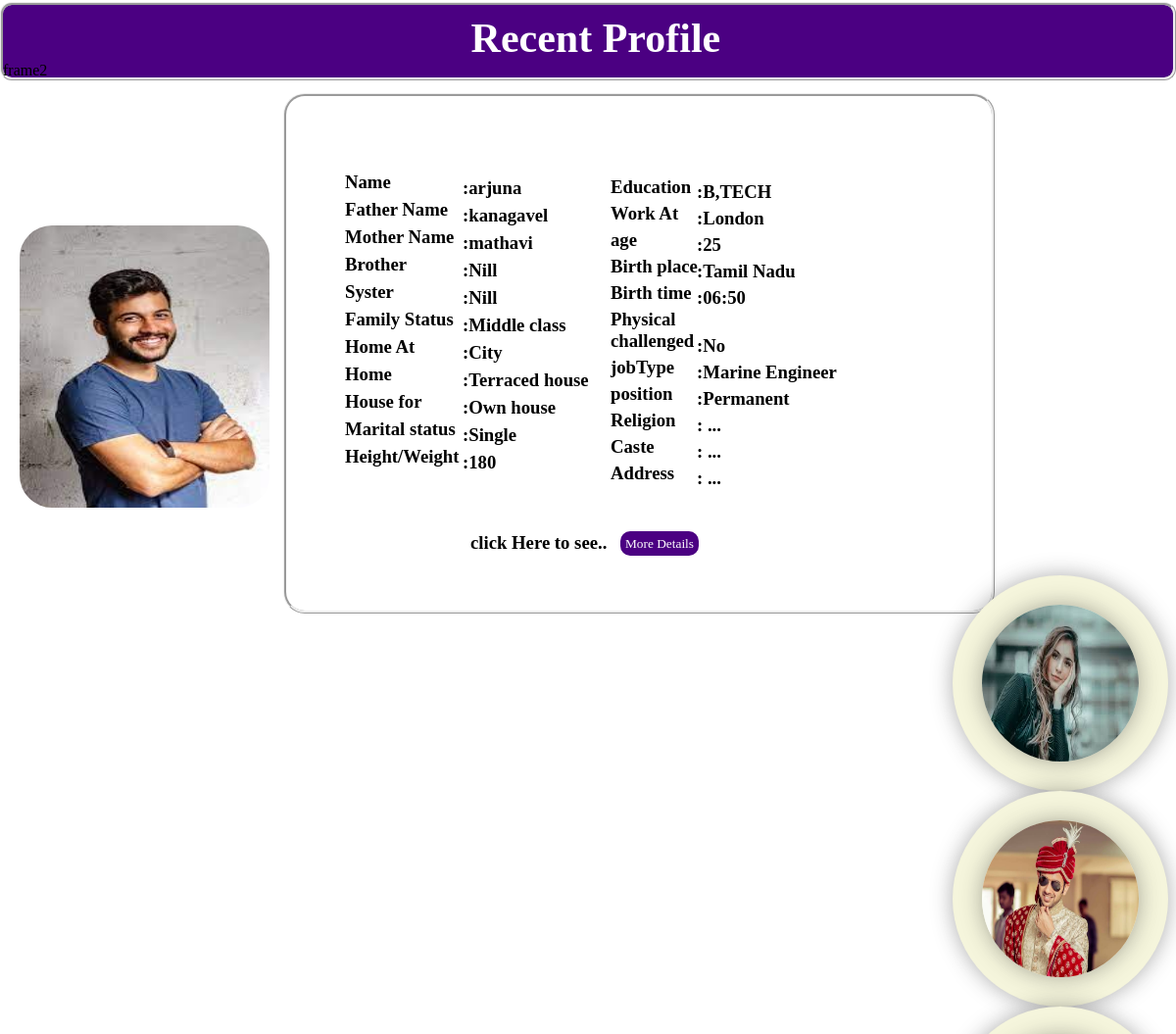
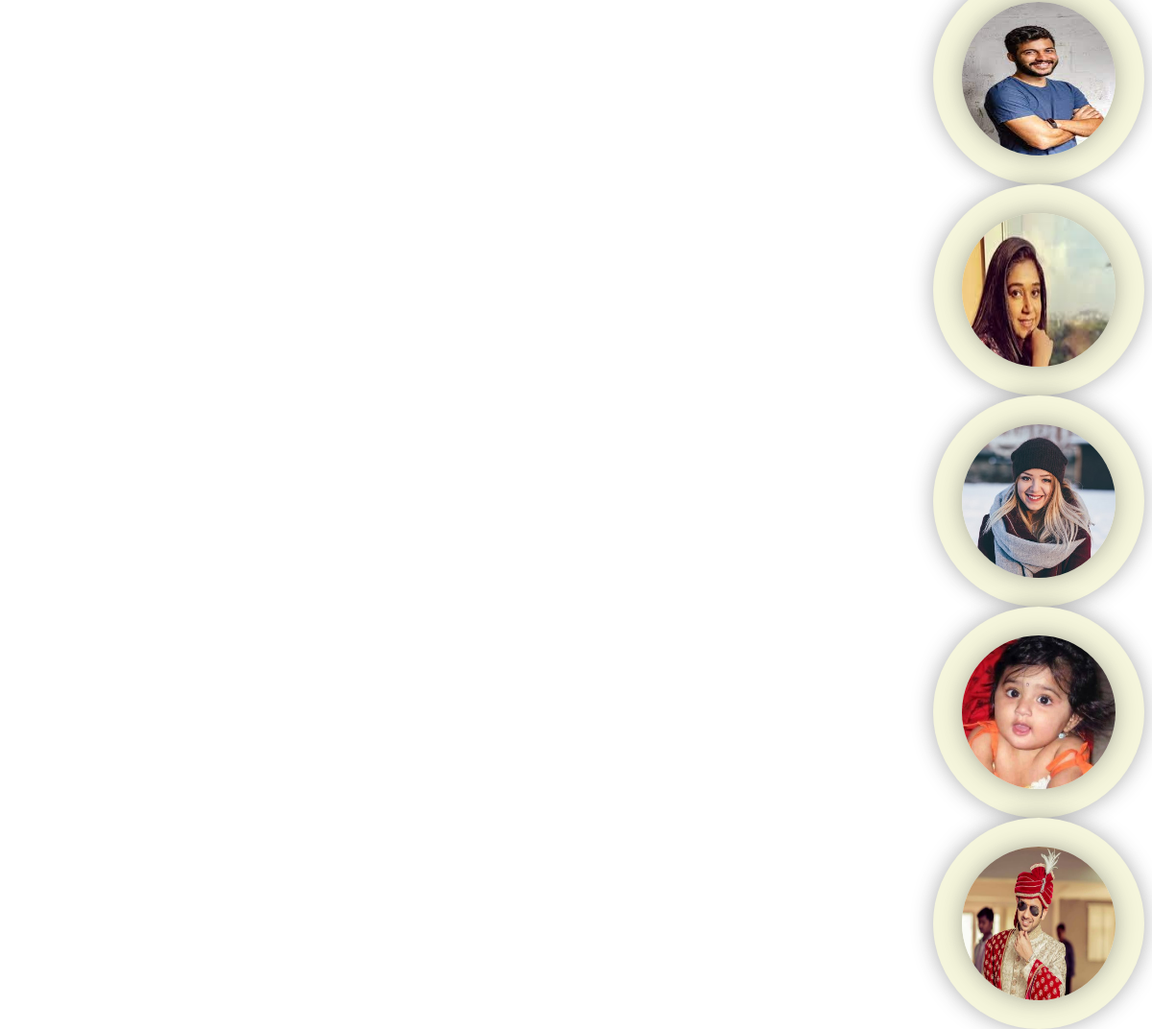
The app's page /frame2.php?id=154 with its own data (2 pictures, top to bottom).
### tables this page shows
CREATE TABLE `services` (
  `id` int(11) NOT NULL,
  `name` varchar(100) NOT NULL,
  `fathername` varchar(100) NOT NULL,
  `mothername` varchar(100) NOT NULL,
  `Brothers` varchar(100) NOT NULL,
  `Systers` varchar(100) NOT NULL,
  `Fstatus` varchar(100) NOT NULL,
  `Homeat` varchar(100) NOT NULL,
  `Home` varchar(100) NOT NULL,
  `HouseOwner` varchar(100) NOT NULL,
  `Marital` varchar(100) NOT NULL,
  `Physical_challenged` varchar(100) NOT NULL,
  `height` bigint(100) NOT NULL,
  `age` varchar(100) NOT NULL,
  `Bdate` varchar(100) NOT NULL,
  `Btime` varchar(100) NOT NULL,
  `Bplace` varchar(100) NOT NULL,
  `zodic` varchar(100) NOT NULL,
  `star` varchar(100) NOT NULL,
  `diagonal` varchar(100) NOT NULL,
  `yogam` varchar(100) NOT NULL,
  `Dosh` varchar(100) NOT NULL,
  `education` varchar(100) NOT NULL,
  `workLocation` varchar(100) NOT NULL,
  `livingPlace` varchar(100) NOT NULL,
  `annualIncome` varchar(100) NOT NULL,
  `jobType` varchar(100) NOT NULL,
  `position` varchar(100) NOT NULL,
  `img` varchar(250) NOT NULL,
  `cast` varchar(100) NOT NULL,
  `religion` varchar(100) NOT NULL,
  `address` varchar(500) NOT NULL
);

### frame2.php (the view, shortened to what this page needs)
<html>
  <head>
  </head>
  <link rel="stylesheet"  href="frame2.css">
  <body>
      <div id="ones" >
        <h2>Recent Profile</h2>
       frame2
      <?php
      $id =$_GET['id'];
      $servername = "localhost";
      $username = "root";
      $password = "";
      $database = "old";
      $conn = mysqli_connect($servername,$username,$password,$database);
     $sql = "SELECT * FROM `services` WHERE id=$id";
     $result = mysqli_query($conn, $sql);
     $row = mysqli_fetch_assoc($result);
     $name = $row['name'];
     $fathername = $row['fathername'];
     $mothername = $row['mothername'];
     $Brothers = $row['Brothers'];
     $Systers = $row['Systers'];
     $Fstatus = $row['Fstatus'];
     $Homeat = $row['Homeat'];
     $Home =$row['Home'];
     $HouseOwner = $row['HouseOwner'];
     $Marital = $row['Marital'];
     $Physical_challenged = $row['Physical_challenged'];
     $height = $row['height'];
     $age = $row['age'];
     $education = $row['education'];
     $Bplace = $row['Bplace'];
     $Btime = $row['Btime'];
     $workLocation =$row['workLocation'];
     $jobType = $row['jobType'];
     $position = $row['position'];
?>
       <div class="contained">
      <img src="<?php echo$row['img'] ?>" alt="" height="100" width="100">
      <div class="contain">
      	<h3>Name<p>:<?php echo $name;?></p>
      	Father Name<p>:<?php echo $fathername;?></p>
        Mother Name<p>:<?php echo $mothername;?></p>
        Brother<p>:<?php echo $Brothers;?></p>
        Syster<p>:<?php echo $Systers;?></p>
        Family Status<p>:<?php echo $Fstatus;?></p>
        Home At<p>:<?php echo $Homeat;?></p>
        Home<p>:<?php echo $Home;?></p>
        House for<p>:<?php echo $HouseOwner;?></p>
        Marital status<p>:<?php echo $Marital;?></p>
        Height/Weight<p>:<?php echo $height;?></p>
        </h3>
      </div>
    </div>
  </div>
        <div class="con">
        <h3>Education<p>:<?php echo $education;?></p>
        Work At<p>:<?php echo $workLocation;?></p>
        age<p>:<?php echo $age;?></p>
        Birth place<p>:<?php echo $Bplace;?></p>
        Birth time<p>:<?php echo $Btime;?></p>
        Physical<br>challenged<p>:<?php echo $Physical_challenged;?></p>
        jobType<p>:<?php echo $jobType;?></p>
        position<p>:<?php echo $position;?></p>
        Religion<p>: ...</p>
        Caste<p>: ...</p>
        Address<p>: ...</p>
      <br><br>
        <span>click Here to see..</span>
        <br><br>
<a href="viewpay.php?id=<?php echo$row['id']; ?>">
 <input type="submit" name="submit" value= "More Details" id="but2" >
      </a>
        </div>
        <section>
        <?php
include("connects.php");
?>
        <div class="slider">
             <?php
           $sql="SELECT * FROM services";
           $result = mysqli_query($conn,$sql);
           while ($row=mysqli_fetch_array($result)){
            ?>
             <div class="slide-track">
                <div class="slide">
                    <img src="<?php echo$row['img'] ?>" alt="" height="100" width="100">
                </div>
            </div>
  <?php
           }
       ?>
    </section>
  </body>
</html>

### frame2.css (style rules this page uses)
* { margin: 0; padding: 0; box-sizing: border-box; border-style: none; font-family: Exo; }
.contain { margin-left: 220px; }
.contain p { margin-left: 120px; margin-top: -16px; }
.contained { height: 300px; width: 200px; margin-top: 8%; margin-left: 66px; border-radius: 22px; }
.contain { margin: 100px; padding: 140px 360px; background-color: white; border-style: ridge; margin-top: -423px; margin-left: 110%; border-radius: 22px; }
.contained img { border-radius: 33px; width: 255px; height: 288px; margin-top: 53px; margin-left: -49px; }
.contain h3 { margin-left: -300px; margin-top: -63px; }
.con h3 { margin-top: 98px; margin-left: 673px; }
.con h3 p { margin-top: -17px; margin-left: 88px; }
.con p { margin-top: 19px; }
.con span { margin-left: -143px; }
#but2 { margin-top: -45px; width: 12px; }
.con { margin-left: -50px; }
* { margin: 0; padding: 0; box-sizing: border-box; font-family: Exo; }
.slide-track { position: relative; width: 220px; height: 220px; background: beige; padding: 30px; border-radius: 50%; box-shadow: 0 0 22px #3336; transition: .6s; margin: 0 25px; animation: scroll 88s linear infinite; margin-left: 81%; }
.slide-track .slide { position: relative; width: 100%; height: 100%; transition: .6s; z-index: 99; }
.slide img { height: 100%; width: 100%; border-radius: 50%; box-shadow: 0 0 22px #3336; transition: .6s; }
#but2 { margin-left: 10px; height: 25px; width: 80px; border-radius: 10px; background-color: indigo; color: white; cursor: pointer; border: none; }

### frame2.php (style rules this page uses)
#ones { background-color: indigo; height: 80px; border: ridge; border-radius: 12px; margin-top: 2px; }
#ones h2 { margin-left: 40%; color: white; margin-top: 10px; font-size: 42px; }

### records on screen
services: img (picture), name "arjuna", fathername "kanagavel", mothername "mathavi", Brothers "Nill", Systers "Nill", Fstatus "Middle class", Homeat "City", Home "Terraced house", HouseOwner "Own house", Marital "Single", height "180", education "B,TECH", workLocation "London", age "25", Bplace "Tamil Nadu", Btime "06:50", Physical_challenged "No", jobType "Marine Engineer", position "Permanent"
services: img (picture)
services: img (picture)
services: img (picture)
services: img (picture)
services: img (picture)
services: img (picture)
